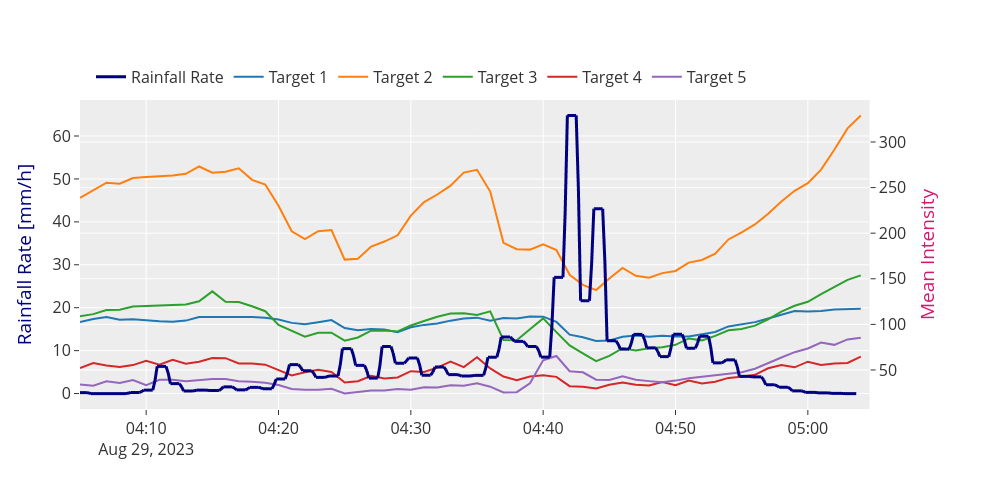

This figure's notebook cell:
### Markdown cell above
### Result plots

### Code cell
colors = [
    "#1f77b4",  # muted blue
    "#ff7f0e",  # safety orange
    "#2ca02c",  # cooked asparagus green
    "#d62728",  # brick red
    "#9467bd",  # muted purple
    "#8c564b",  # chestnut brown
]

fig = make_subplots(specs=[[{"secondary_y": True}]])
# fig.add_trace(go.Scatter(x=w_differ.index, y=w_differ*200, mode='lines', name='differential precipitation', line=dict(color='red')))
fig.add_trace(
    go.Scattergl(
        x=df_rain_relevant.intensity_hour_shifted.index,
        y=df_rain_relevant.intensity_hour_shifted,
        mode="lines",
        name="Rainfall Rate",
        line=dict(color="#000080", width=3),
    )
)

for col, (target_name, rain_ds_minutes_mean_ds) in zip(colors, rain_ds_minutes_mean.items()):
    fig.add_trace(
        go.Scatter(
            x=rain_ds_minutes_mean_ds.index,
            y=rain_ds_minutes_mean_ds,
            mode="lines",
            name=target_name,
            line=dict(color=col, width=2),
        ),
        secondary_y=True,
    )

fig.update_layout(
    template="ggplot2",
    autosize=False,
    width=1000,
    height=500,
    # title="Rainfall Rate vs. Noise in Pointclouds",
    legend=dict(orientation="h", yanchor="bottom", y=1.02, xanchor="right", x=0.8),
    xaxis_title="",
    yaxis_title="Rainfall Rate [mm/h]",
    yaxis2_title="Mean Intensity",
    font=dict(size=16),
)
fig.update_yaxes(title_font_color="#000080")
fig.update_yaxes(title_font_color="#d5196e", secondary_y=True)
